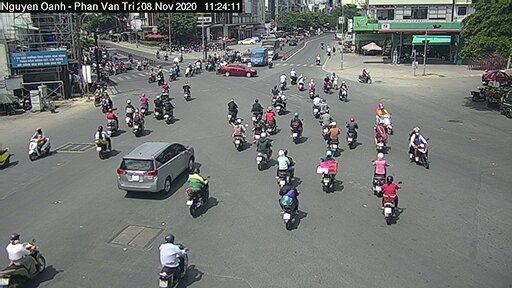
#> input picture Data/Data_exp/NguyenOanh_PhanVanTri_042335_08112020.jpg, 512 x 288 px, given in place of test_focus.mp4, which was not available
$ python remove_background.py
#> lines starting #> are read from the running program, lines starting #| are printed output that depends on the picture; after the words box and inside, x2 and y2 are one past the last pixel; in counts of white or black regions, pixels touching at a corner belong together; pictures that were not available may be replaced by others from this repository, and a replacement may not be noted
import numpy as np
import cv2

def denoise(frame):
        frame = cv2.medianBlur(frame, 1)
        frame = cv2.GaussianBlur(frame,(5,5),0)
        return frame

class BackgroundRemover():
    def __init__(self, alpha = 0.01, scale = 1):
        self.alpha = alpha
        self.scale = scale

    def initSubtraction(self, firstFrame, secondFrame):
        # [6 lines of commented-out code are left out]
        firstFrame = denoise(cv2.cvtColor(firstFrame, cv2.COLOR_BGR2GRAY))
        secondFrame = denoise(cv2.cvtColor(secondFrame, cv2.COLOR_BGR2GRAY))
        finalFrame = secondFrame*self.alpha + firstFrame * (1 - self.alpha)
        foreGround = cv2.absdiff(finalFrame.astype(np.uint8), secondFrame)
        ret, mask = cv2.threshold(foreGround, 15, 255, cv2.THRESH_BINARY)
        # apply image dilation
        kernel = np.ones((5,5),np.uint8)
        mask = cv2.dilate(mask, kernel, iterations = 1)
        # [7 lines of commented-out code are left out]
        return mask

    def remove_background_video(self, video_path, show = False):
#> called with video_path = 'E:/test_focus.mp4', show = False
        cam = cv2.VideoCapture(video_path)
        width = cam.get(3)
        height = cam.get(4)
        _, firstFrame = cam.read()
#> firstFrame is the input picture: shape (288, 512, 3); mean B, G, R 114.9, 117.1, 114.2
        firstFrame = cv2.resize(firstFrame,(int(width*self.scale), int(height*self.scale)))
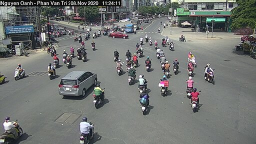
#> firstFrame: shape (144, 256, 3); mean B, G, R 115, 117.2, 114.4

        while True:
            _, secondFrame = cam.read()
            secondFrame = cv2.resize(secondFrame,(int(width*self.scale), int(height*self.scale)))
            mask = self.initSubtraction(firstFrame, secondFrame)
#> in denoise, `frame = cv2.medianBlur(frame, 1)`:
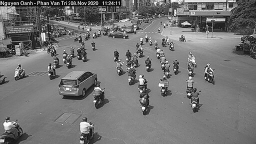
#> frame: shape (144, 256); min 1, max 254, mean 116.1
#> in denoise, `frame = cv2.GaussianBlur(frame,(5,5),0)`:
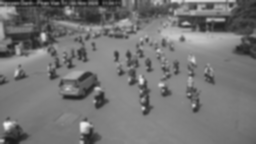
#> frame: shape (144, 256); min 15, max 245, mean 116.2
#> in initSubtraction, `foreGround = cv2.absdiff(finalFrame.astype(np.uint8), secondFrame)`:
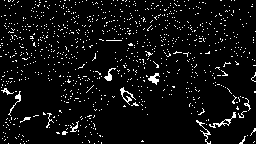
#> foreGround: shape (144, 256); values 0 (black) and 1 (white), 5.8% white in thin lines or dots
#> in initSubtraction, `ret, mask = cv2.threshold(foreGround, 15, 255, cv2.THRESH_BINARY)`: mask: shape (144, 256); every value is 0
            if show:
                cv2.imshow('frame', secondFrame)
                cv2.imshow('mask', mask)
                cv2.waitKey(1)
            else:
                print("predicted...")
            firstFrame = secondFrame

        cam.release()
        cv2.destroyAllWindows()

if __name__ == "__main__":
    br = BackgroundRemover(scale = 0.5)
    br.remove_background_video("E:/test_focus.mp4", False)

$ run again, on Data/Data_exp/NguyenOanh_PhanVanTri_042930_08112020.jpg
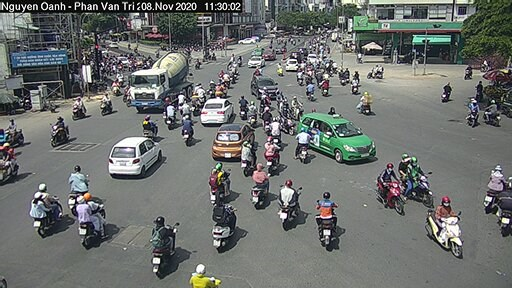
#> input picture Data/Data_exp/NguyenOanh_PhanVanTri_042930_08112020.jpg, 512 x 288 px, given in place of test_focus.mp4, which was not available
#> in remove_background_video, firstFrame is the input picture: shape (288, 512, 3); mean B, G, R 109.9, 112.3, 108.9
#> firstFrame: shape (144, 256, 3)
#> in denoise, `frame = cv2.GaussianBlur(frame,(5,5),0)`:
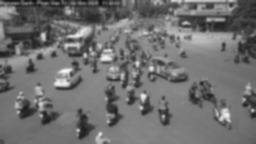
#> frame: shape (144, 256); min 15, max 246, mean 111.2
#> in initSubtraction, `foreGround = cv2.absdiff(finalFrame.astype(np.uint8), secondFrame)`:
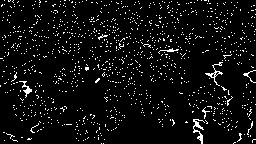
#> foreGround: shape (144, 256); values 0 (black) and 1 (white), 5.7% white in thin lines or dots
#> mask: shape (144, 256); every value is 0

$ run again, on Data/Data_exp/data1 (1).jpg
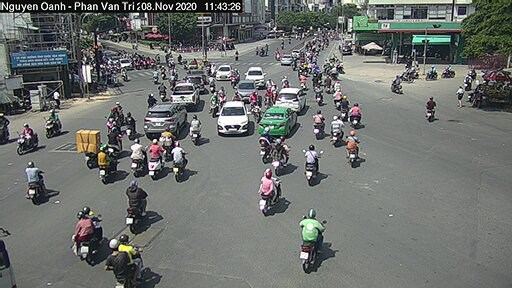
#> input picture Data/Data_exp/data1 (1).jpg, 512 x 288 px, given in place of test_focus.mp4, which was not available
#> in remove_background_video, firstFrame is the input picture: shape (288, 512, 3); mean B, G, R 110.3, 113.1, 110.1
#> firstFrame: shape (144, 256, 3)
#> in denoise, `frame = cv2.GaussianBlur(frame,(5,5),0)`:
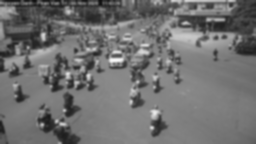
#> frame: shape (144, 256); min 15, max 248, mean 112
#> in initSubtraction, `foreGround = cv2.absdiff(finalFrame.astype(np.uint8), secondFrame)`:
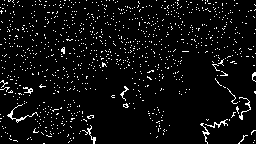
#> foreGround: shape (144, 256); values 0 (black) and 1 (white), 5.2% white in thin lines or dots
#> mask: shape (144, 256); every value is 0

$ run again, on Data/Data_exp/data1 (1)Roi.jpg
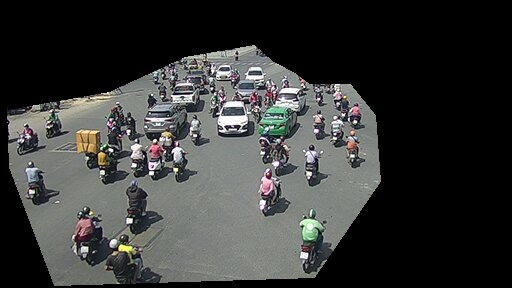
#> input picture Data/Data_exp/data1 (1)Roi.jpg, 512 x 288 px, given in place of test_focus.mp4, which was not available
#> in remove_background_video, firstFrame is the input picture: shape (288, 512, 3); mean B, G, R 55.1, 56.3, 55.4
#> firstFrame: shape (144, 256, 3)
#> in denoise, `frame = cv2.GaussianBlur(frame,(5,5),0)`:
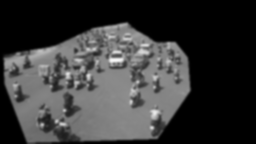
#> frame: shape (144, 256); min 0, max 248, mean 56
#> in initSubtraction, `foreGround = cv2.absdiff(finalFrame.astype(np.uint8), secondFrame)`:
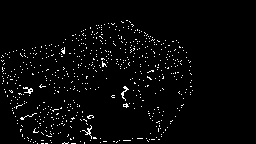
#> foreGround: shape (144, 256); values 0 (black) and 1 (white), 2.9% white in thin lines or dots, all inside (x1, y1, x2, y2) = (1, 20, 193, 144)
#> mask: shape (144, 256); every value is 0
